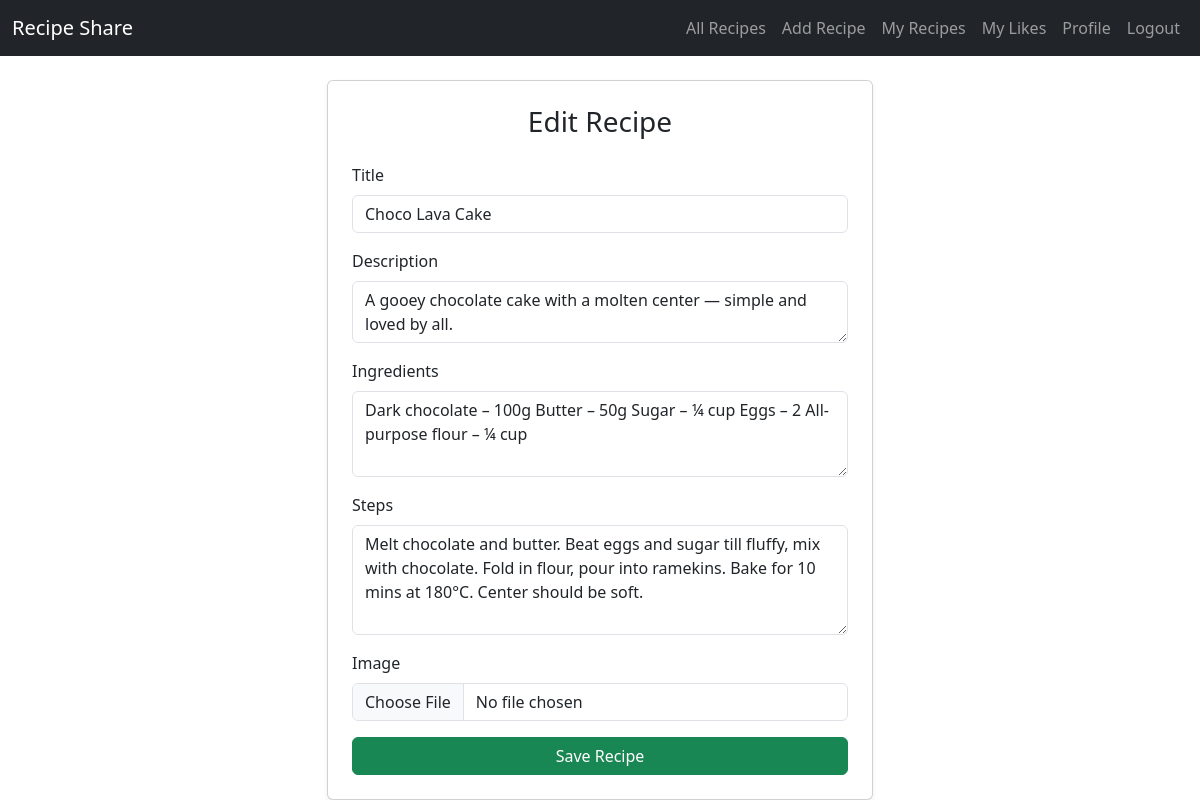
/recipes/18/edit/ (signed in), run on the app's committed database.
### recipes/models.py (models this page shows, shortened)
class Recipe(models.Model):
    title = models.CharField(max_length=100)
    description = models.TextField()
    ingredients = models.TextField()
    steps = models.TextField()
    image = CloudinaryField('image', blank=True, null=True)
    likes = models.ManyToManyField(User, related_name='liked_recipes', blank=True)
    user = models.ForeignKey(User, on_delete=models.CASCADE, related_name='recipes', null=True, blank=True)
    author = models.ForeignKey(User, on_delete=models.CASCADE)
    created_at = models.DateTimeField(auto_now_add=True)

### recipes/views.py (the view)
# urls.py: path('recipes/<int:pk>/edit/', views.recipe_edit, name='recipe-edit'),
@login_required
def recipe_edit(request, pk):
    recipe = get_object_or_404(Recipe, pk=pk)
    if recipe.author != request.user:
        return HttpResponseForbidden("You are not allowed to edit this recipe.")
    form = RecipeForm(request.POST or None, request.FILES or None, instance=recipe)
    if form.is_valid():
        form.save()
        return redirect('recipe-detail', pk=recipe.pk)
    return render(request, 'recipes/recipe_form.html', {'form': form, 'title': 'Edit Recipe'})

### recipes/forms.py
class RecipeForm(forms.ModelForm):
    class Meta:
        model = Recipe
        fields = ['title', 'description', 'ingredients', 'steps', 'image']
        widgets = {
            'title': forms.TextInput(attrs={'class': 'form-control'}),
            'description': forms.Textarea(attrs={'class': 'form-control', 'rows': 2}),
            'ingredients': forms.Textarea(attrs={'class': 'form-control', 'rows': 3}),
            'steps': forms.Textarea(attrs={'class': 'form-control', 'rows': 4}),
            'image': forms.ClearableFileInput(attrs={'class': 'form-control'}),
        }

### recipes/templates/recipes/recipe_form.html (shortened to what this page needs)
{% extends 'recipes/base.html' %}
{% block content %}
<div class="row justify-content-center">
  <div class="col-md-6">
    <div class="card p-4 shadow-sm">
      <h3 class="text-center mb-4">{{ title }}</h3>
      <form method="POST" enctype="multipart/form-data">
        {% for field in form %}
          <div class="mb-3">
            <label class="form-label">{{ field.label }}</label>
            {{ field }}
          </div>
        {% endfor %}
        <div class="d-grid">
          <button type="submit" class="btn btn-success">Save Recipe</button>
        </div>
      </form>
    </div>
  </div>
</div>
{% endblock %}

### data on the page
Recipe: form "Choco Lava Cake" "A gooey chocolate cake with a molten center — simple and loved by all." "Dark chocolate – 100g Butter – 50g Sugar – ¼ cup Eggs – 2 All-purpose flour – ¼ cup" "Melt chocolate and butter. Beat eggs and sugar till fluffy, mix with chocolate. Fold in flour, pour into ramekins. Bake for 10 mins at 180°C. Center should be soft."

### other printed values
{{ title }} "Edit Recipe"
{{ field.label }} "Title" "Description" "Ingredients" "Steps" "Image"
